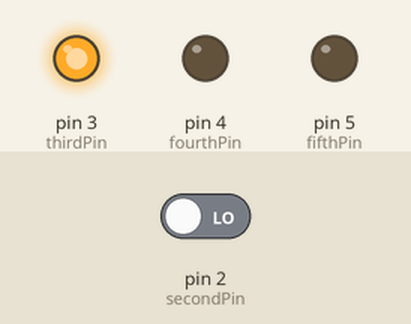
This sketch was run on a simulated Arduino Uno, built with avr-gcc and run on an emulated ATmega328P. Shown: output pins drawn as LEDs (lit = HIGH). Dashed ring = blinking. The test bench sets the inputs (shaded band); at power-on: pin 2 (secondPin) LOW.

Above: at 4.9 s.
5.0 s: pin 2 (secondPin) driven HIGH
At 5.12 s:
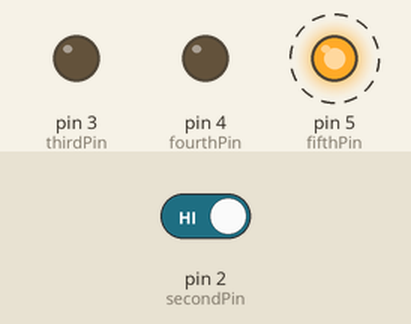
At 5.87 s:
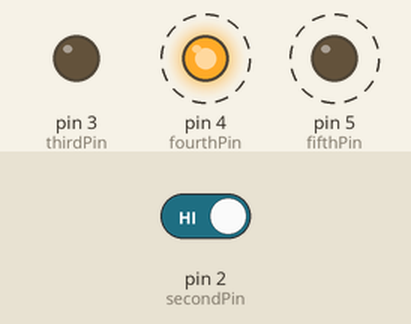
8.0 s: pin 2 (secondPin) driven LOW
At 8.6 s:
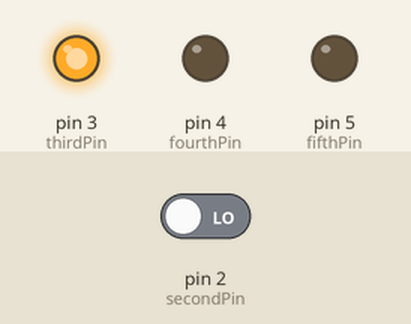
Timing chart, 0 to 11.0 s (numbered marks = the images above; inputs shaded):
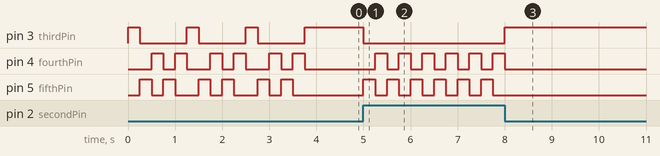

Measured:
- after the input at 5.0 s, pin 3 (thirdPin): HIGH → LOW at once; pin 4 (fourthPin): alternates HIGH for 0.25 s and LOW for 0.25 s, starting after 0.25 s; pin 5 (fifthPin): alternates HIGH for 0.25 s and LOW for 0.25 s, starting at once
- after the input at 8.0 s, pin 3 (thirdPin): LOW → HIGH at once; pin 4 (fourthPin): goes on until 8.0 s, then stays LOW; pin 5 (fifthPin): stops changing and stays LOW
- by itself, pin 3 (thirdPin): alternates HIGH for 0.25 s and LOW for 1.0 s
- by itself, pin 4 (fourthPin): repeats every 1.3 s: HIGH 0.25 s, LOW 0.50 s, HIGH 0.25 s, LOW 0.25 s

The sketch:

Spaceship.ino
```cpp
// Spaceship.ino
int thirdPin = 3;
int fourthPin = 4;
int fifthPin = 5;
int secondPin = 2;

void setup() {
	setUpPins();
	showStartMessage();
}

void loop() {

	if ( ! buttonIsPressed())
	{
		flashOn();
	} else {
		flashOff();
	}
}

void showStartMessage(){
	for(int i = 0; i < 3; i++){
		flashOn();
		waitForAQuearterSecond();
		flashOff();
	}
}

void flashOff(){
		turnGreenLEDOff();
		turnFourthRedLEDOff();
		turnFifthRedLEDOn();

		waitForAQuearterSecond();

		turnFourthRedLEDOn();
		turnFifthRedLEDOff();

		waitForAQuearterSecond();

		turnFourthRedLEDOff();
		turnFifthRedLEDOn();

		waitForAQuearterSecond();

		turnFourthRedLEDOn();
		turnFifthRedLEDOff();

		waitForAQuearterSecond();
}

void flashOn(){
	turnGreenLEDOn();
	turnFourthRedLEDOff();
	turnFifthRedLEDOff();
}

void setUpPins() {
	pinMode(thirdPin, OUTPUT);
	pinMode(fourthPin, OUTPUT);
	pinMode(fifthPin, OUTPUT);
	pinMode(secondPin, INPUT);
}

boolean buttonIsPressed(){

	return digitalRead(secondPin);
}

void turnGreenLEDOn(){
	digitalWrite(thirdPin, HIGH);
}

void turnGreenLEDOff() {
	digitalWrite(thirdPin, LOW);
}

void turnFourthRedLEDOff() {
	digitalWrite(fourthPin, LOW);
}

void turnFifthRedLEDOff() {
	digitalWrite(fifthPin, LOW);
}

void turnFourthRedLEDOn() {
	digitalWrite(fourthPin, HIGH);
}

void turnFifthRedLEDOn() {
	digitalWrite(fifthPin, HIGH);
}

void waitForAQuearterSecond(){
	delay(250);
}
```
